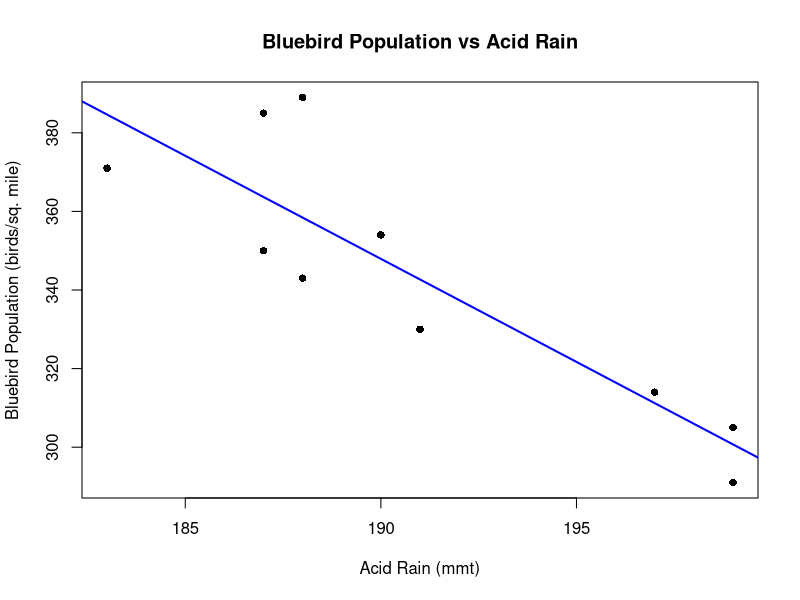

Write the R code that produced this figure.
## ---- chunk 1
years <- 2011:2020
acid_rain <- c(188, 183, 187, 188, 190, 187, 191, 197, 199, 199)
bluebirds <- c(389, 371, 385, 343, 354, 350, 330, 314, 305, 291)

plot(acid_rain, bluebirds,
     xlab = "Acid Rain (mmt)",
     ylab = "Bluebird Population (birds/sq. mile)",
     main = "Bluebird Population vs Acid Rain",
     pch = 16)

fit <- lm(bluebirds ~ acid_rain)
abline(fit, col = "blue", lwd = 2)

summary(fit)
## ---- chunk 2
coef_summary <- summary(fit)$coefficients

t_value <- coef_summary["acid_rain", "t value"]
p_value_two_sided <- coef_summary["acid_rain", "Pr(>|t|)"]

p_value_one_sided <- p_value_two_sided / 2
cat("t-value =", t_value, "\nOne-sided p-value =", p_value_one_sided, "\n")

## ---- chunk 3
set.seed(123) 

true_ferritin <- scan("Data/ferritin.txt", sep = " ")

measured_1 <- true_ferritin + rnorm(1000, mean = 0, sd = 20)

num_below_40 <- sum(measured_1 < 40)
cat("Number of patients with measured ferritin < 40:", num_below_40, "\n")

## ---- chunk 4
recruited_indices <- which(measured_1 < 40)
print(recruited_indices)
measured_2 <- true_ferritin[recruited_indices] + rnorm(length(recruited_indices), mean = 0, sd = 20)
num_higher <- sum(measured_2 > measured_1[recruited_indices])
cat("Number of recruited patients with higher ferritin after 4 months:", num_higher, "\n")

## ---- chunk 5
t_test_result <- t.test(measured_2, measured_1[recruited_indices],
                        paired = TRUE, alternative = "greater")
cat("Paired t-test p-value:", t_test_result$p.value, "\n")
## ---- chunk 6
accident_counts <- 0:5
probs <- c(0.22, 0.33, 0.22, 0.13, 0.08, 0.02)
expected_value <- sum(accident_counts * probs)
cat("Expected number of accidents per intersection:", expected_value, "\n")
## ---- chunk 7

first_year <- sample(accident_counts, size = 250, replace = TRUE, prob = probs)
indices_worst <- order(first_year, decreasing = TRUE)[1:25]

second_year <- sample(accident_counts, size = 250, replace = TRUE, prob = probs)
fewer_count <- sum(second_year[indices_worst] < first_year[indices_worst])
prop_fewer <- fewer_count / 25
cat("Proportion of worst intersections with fewer accidents in second year:", prop_fewer, "\n")

## ---- chunk 8
N <- 48
group <- factor(rep(1:6, each = 8))
y <- rnorm(N, mean = 50, sd = 10)
data <- data.frame(group, y)

anova_res <- anova(lm(y ~ group, data = data))
p_anova <- anova_res$`Pr(>F)`[1]
cat("One-way ANOVA p-value:", p_anova, "\n")

group_means <- tapply(y, group, mean)

min_group <- as.numeric(names(group_means)[which.min(group_means)])
max_group <- as.numeric(names(group_means)[which.max(group_means)])

group_min_data <- data$y[data$group == min_group]
group_max_data <- data$y[data$group == max_group]

t_res <- t.test(group_min_data, group_max_data, var.equal = TRUE)
cat("Extreme-groups t-test p-value:", t_res$p.value, "\n")

## ---- chunk 9
set.seed(123)
num_iterations <- 1000
p_values <- numeric(num_iterations)

for (i in 1:num_iterations) {
  y <- rnorm(48, mean = 50, sd = 10)
  group <- factor(rep(1:6, each = 8))
  data <- data.frame(group, y)
  
  anova_res <- anova(lm(y ~ group, data = data))
  p_anova <- anova_res$`Pr(>F)`[1]
  
  group_means <- tapply(y, group, mean)
  min_group <- as.numeric(names(group_means)[which.min(group_means)])
  max_group <- as.numeric(names(group_means)[which.max(group_means)])
  
  group_min_data <- data$y[data$group == min_group]
  group_max_data <- data$y[data$group == max_group]
  
  t_res <- t.test(group_min_data, group_max_data, var.equal = TRUE)
  p_values[i] <- t_res$p.value
}

num_significant <- sum(p_values < 0.05)
cat("Number of times p-value < 0.05 out of", num_iterations, "simulations:", num_significant, "\n")
